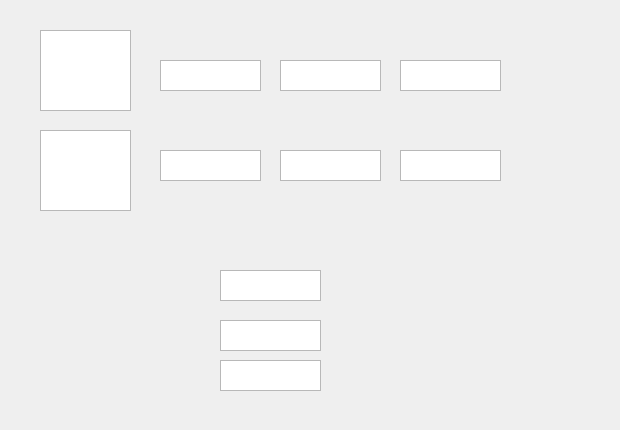
<?xml version="1.0" encoding="UTF-8"?>
<ui version="4.0">
 <class>Form</class>
 <widget class="QWidget" name="Form">
  <property name="geometry">
   <rect>
    <x>0</x>
    <y>0</y>
    <width>620</width>
    <height>430</height>
   </rect>
  </property>
  <property name="windowTitle">
   <string>Form</string>
  </property>
  <widget class="QGraphicsView" name="graphicsView">
   <property name="geometry">
    <rect>
     <x>40</x>
     <y>30</y>
     <width>91</width>
     <height>81</height>
    </rect>
   </property>
  </widget>
  <widget class="QGraphicsView" name="graphicsView_2">
   <property name="geometry">
    <rect>
     <x>40</x>
     <y>130</y>
     <width>91</width>
     <height>81</height>
    </rect>
   </property>
  </widget>
  <widget class="QTextEdit" name="textEdit">
   <property name="geometry">
    <rect>
     <x>160</x>
     <y>60</y>
     <width>101</width>
     <height>31</height>
    </rect>
   </property>
  </widget>
  <widget class="QTextEdit" name="textEdit_2">
   <property name="geometry">
    <rect>
     <x>280</x>
     <y>60</y>
     <width>101</width>
     <height>31</height>
    </rect>
   </property>
  </widget>
  <widget class="QTextEdit" name="textEdit_3">
   <property name="geometry">
    <rect>
     <x>400</x>
     <y>60</y>
     <width>101</width>
     <height>31</height>
    </rect>
   </property>
  </widget>
  <widget class="QTextEdit" name="textEdit_4">
   <property name="geometry">
    <rect>
     <x>160</x>
     <y>150</y>
     <width>101</width>
     <height>31</height>
    </rect>
   </property>
  </widget>
  <widget class="QTextEdit" name="textEdit_5">
   <property name="geometry">
    <rect>
     <x>280</x>
     <y>150</y>
     <width>101</width>
     <height>31</height>
    </rect>
   </property>
  </widget>
  <widget class="QTextEdit" name="textEdit_6">
   <property name="geometry">
    <rect>
     <x>400</x>
     <y>150</y>
     <width>101</width>
     <height>31</height>
    </rect>
   </property>
  </widget>
  <widget class="QTextEdit" name="textEdit_7">
   <property name="geometry">
    <rect>
     <x>220</x>
     <y>270</y>
     <width>101</width>
     <height>31</height>
    </rect>
   </property>
  </widget>
  <widget class="QTextEdit" name="textEdit_8">
   <property name="geometry">
    <rect>
     <x>220</x>
     <y>320</y>
     <width>101</width>
     <height>31</height>
    </rect>
   </property>
  </widget>
  <widget class="QTextEdit" name="textEdit_9">
   <property name="geometry">
    <rect>
     <x>220</x>
     <y>360</y>
     <width>101</width>
     <height>31</height>
    </rect>
   </property>
  </widget>
 </widget>
 <resources/>
 <connections/>
</ui>
